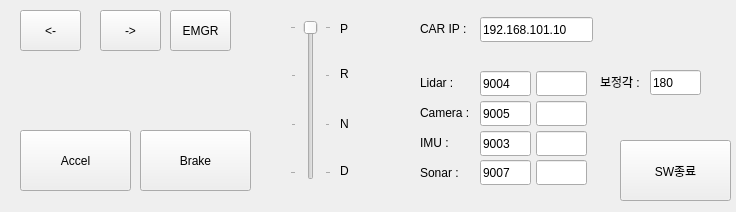
<?xml version="1.0" encoding="UTF-8"?>
<ui version="4.0">
 <class>cont</class>
 <widget class="QWidget" name="cont">
  <property name="geometry">
   <rect>
    <x>0</x>
    <y>0</y>
    <width>736</width>
    <height>212</height>
   </rect>
  </property>
  <property name="windowTitle">
   <string>Form</string>
  </property>
  <widget class="QPushButton" name="right">
   <property name="geometry">
    <rect>
     <x>100</x>
     <y>10</y>
     <width>61</width>
     <height>41</height>
    </rect>
   </property>
   <property name="text">
    <string>-&gt;</string>
   </property>
  </widget>
  <widget class="QPushButton" name="left">
   <property name="geometry">
    <rect>
     <x>20</x>
     <y>10</y>
     <width>61</width>
     <height>41</height>
    </rect>
   </property>
   <property name="text">
    <string>&lt;-</string>
   </property>
  </widget>
  <widget class="QPushButton" name="accel">
   <property name="geometry">
    <rect>
     <x>20</x>
     <y>130</y>
     <width>111</width>
     <height>61</height>
    </rect>
   </property>
   <property name="text">
    <string>Accel</string>
   </property>
   <property name="autoRepeat">
    <bool>true</bool>
   </property>
   <property name="autoRepeatDelay">
    <number>10</number>
   </property>
   <property name="autoRepeatInterval">
    <number>10</number>
   </property>
  </widget>
  <widget class="QPushButton" name="brake">
   <property name="geometry">
    <rect>
     <x>140</x>
     <y>130</y>
     <width>111</width>
     <height>61</height>
    </rect>
   </property>
   <property name="text">
    <string>Brake</string>
   </property>
   <property name="autoRepeat">
    <bool>true</bool>
   </property>
   <property name="autoRepeatDelay">
    <number>10</number>
   </property>
   <property name="autoRepeatInterval">
    <number>10</number>
   </property>
  </widget>
  <widget class="QLabel" name="label">
   <property name="geometry">
    <rect>
     <x>420</x>
     <y>74</y>
     <width>67</width>
     <height>17</height>
    </rect>
   </property>
   <property name="text">
    <string>Lidar :</string>
   </property>
  </widget>
  <widget class="QLabel" name="label_2">
   <property name="geometry">
    <rect>
     <x>420</x>
     <y>20</y>
     <width>67</width>
     <height>17</height>
    </rect>
   </property>
   <property name="text">
    <string>CAR IP :</string>
   </property>
  </widget>
  <widget class="QLabel" name="label_3">
   <property name="geometry">
    <rect>
     <x>420</x>
     <y>104</y>
     <width>67</width>
     <height>17</height>
    </rect>
   </property>
   <property name="text">
    <string>Camera :</string>
   </property>
  </widget>
  <widget class="QLabel" name="label_4">
   <property name="geometry">
    <rect>
     <x>420</x>
     <y>134</y>
     <width>67</width>
     <height>17</height>
    </rect>
   </property>
   <property name="text">
    <string>IMU :</string>
   </property>
  </widget>
  <widget class="QLabel" name="label_5">
   <property name="geometry">
    <rect>
     <x>420</x>
     <y>164</y>
     <width>67</width>
     <height>17</height>
    </rect>
   </property>
   <property name="text">
    <string>Sonar :</string>
   </property>
  </widget>
  <widget class="QLineEdit" name="carip">
   <property name="geometry">
    <rect>
     <x>480</x>
     <y>17</y>
     <width>113</width>
     <height>25</height>
    </rect>
   </property>
   <property name="text">
    <string>192.168.101.10</string>
   </property>
  </widget>
  <widget class="QLineEdit" name="lidarport">
   <property name="geometry">
    <rect>
     <x>480</x>
     <y>71</y>
     <width>51</width>
     <height>25</height>
    </rect>
   </property>
   <property name="text">
    <string>9004</string>
   </property>
  </widget>
  <widget class="QLineEdit" name="camport">
   <property name="geometry">
    <rect>
     <x>480</x>
     <y>101</y>
     <width>51</width>
     <height>25</height>
    </rect>
   </property>
   <property name="text">
    <string>9005</string>
   </property>
  </widget>
  <widget class="QLineEdit" name="imuport">
   <property name="geometry">
    <rect>
     <x>480</x>
     <y>131</y>
     <width>51</width>
     <height>25</height>
    </rect>
   </property>
   <property name="text">
    <string>9003</string>
   </property>
  </widget>
  <widget class="QLineEdit" name="sonarport">
   <property name="geometry">
    <rect>
     <x>480</x>
     <y>160</y>
     <width>51</width>
     <height>25</height>
    </rect>
   </property>
   <property name="text">
    <string>9007</string>
   </property>
  </widget>
  <widget class="QLabel" name="label_6">
   <property name="geometry">
    <rect>
     <x>600</x>
     <y>73</y>
     <width>67</width>
     <height>17</height>
    </rect>
   </property>
   <property name="text">
    <string>보정각 :</string>
   </property>
  </widget>
  <widget class="QLineEdit" name="lidarrad">
   <property name="geometry">
    <rect>
     <x>650</x>
     <y>70</y>
     <width>51</width>
     <height>25</height>
    </rect>
   </property>
   <property name="text">
    <string>180</string>
   </property>
  </widget>
  <widget class="QPushButton" name="end">
   <property name="geometry">
    <rect>
     <x>620</x>
     <y>140</y>
     <width>111</width>
     <height>61</height>
    </rect>
   </property>
   <property name="text">
    <string>SW종료</string>
   </property>
  </widget>
  <widget class="QPushButton" name="emgr">
   <property name="geometry">
    <rect>
     <x>170</x>
     <y>10</y>
     <width>61</width>
     <height>41</height>
    </rect>
   </property>
   <property name="text">
    <string>EMGR</string>
   </property>
  </widget>
  <widget class="QSlider" name="gear">
   <property name="geometry">
    <rect>
     <x>290</x>
     <y>20</y>
     <width>41</width>
     <height>160</height>
    </rect>
   </property>
   <property name="maximum">
    <number>3</number>
   </property>
   <property name="pageStep">
    <number>1</number>
   </property>
   <property name="value">
    <number>0</number>
   </property>
   <property name="sliderPosition">
    <number>0</number>
   </property>
   <property name="orientation">
    <enum>Qt::Vertical</enum>
   </property>
   <property name="invertedAppearance">
    <bool>true</bool>
   </property>
   <property name="invertedControls">
    <bool>false</bool>
   </property>
   <property name="tickPosition">
    <enum>QSlider::TicksBothSides</enum>
   </property>
  </widget>
  <widget class="QLabel" name="label_7">
   <property name="geometry">
    <rect>
     <x>340</x>
     <y>20</y>
     <width>21</width>
     <height>17</height>
    </rect>
   </property>
   <property name="text">
    <string>P</string>
   </property>
  </widget>
  <widget class="QLabel" name="label_8">
   <property name="geometry">
    <rect>
     <x>340</x>
     <y>65</y>
     <width>21</width>
     <height>17</height>
    </rect>
   </property>
   <property name="text">
    <string>R</string>
   </property>
  </widget>
  <widget class="QLabel" name="label_9">
   <property name="geometry">
    <rect>
     <x>340</x>
     <y>115</y>
     <width>21</width>
     <height>17</height>
    </rect>
   </property>
   <property name="text">
    <string>N</string>
   </property>
  </widget>
  <widget class="QLabel" name="label_10">
   <property name="geometry">
    <rect>
     <x>340</x>
     <y>162</y>
     <width>21</width>
     <height>17</height>
    </rect>
   </property>
   <property name="text">
    <string>D</string>
   </property>
  </widget>
  <widget class="QLineEdit" name="cam_recv">
   <property name="geometry">
    <rect>
     <x>536</x>
     <y>101</y>
     <width>51</width>
     <height>25</height>
    </rect>
   </property>
   <property name="text">
    <string/>
   </property>
  </widget>
  <widget class="QLineEdit" name="sonar_recv">
   <property name="geometry">
    <rect>
     <x>536</x>
     <y>160</y>
     <width>51</width>
     <height>25</height>
    </rect>
   </property>
   <property name="text">
    <string/>
   </property>
  </widget>
  <widget class="QLineEdit" name="imu_recv">
   <property name="geometry">
    <rect>
     <x>536</x>
     <y>131</y>
     <width>51</width>
     <height>25</height>
    </rect>
   </property>
   <property name="text">
    <string/>
   </property>
  </widget>
  <widget class="QLineEdit" name="lidar_recv">
   <property name="geometry">
    <rect>
     <x>536</x>
     <y>71</y>
     <width>51</width>
     <height>25</height>
    </rect>
   </property>
   <property name="text">
    <string/>
   </property>
  </widget>
 </widget>
 <resources/>
 <connections/>
</ui>
